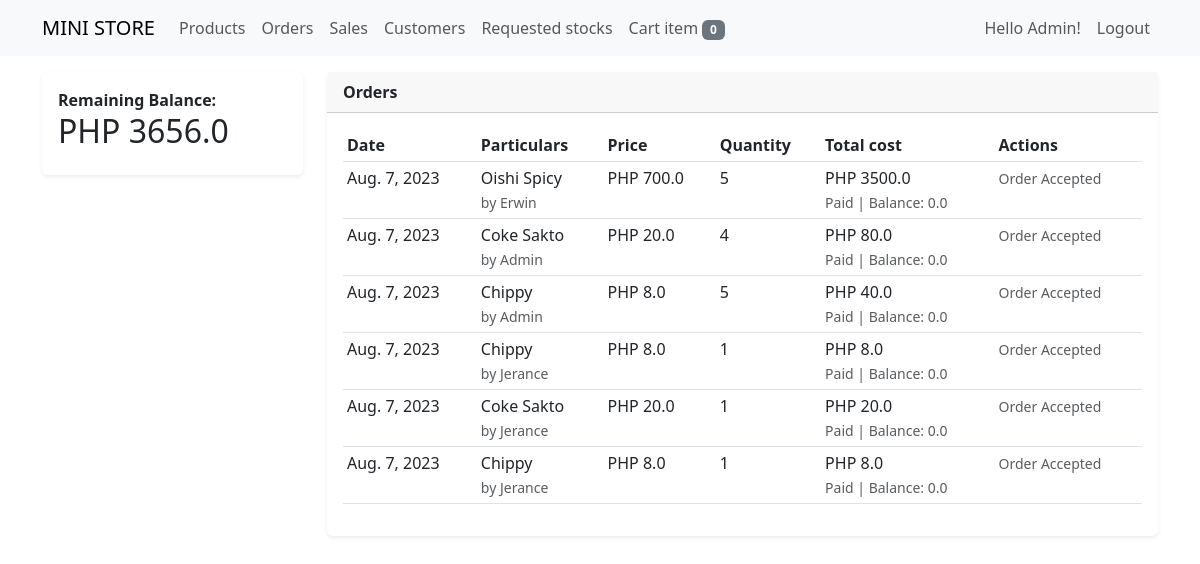
Page /orders (signed in) on the earlier database version.
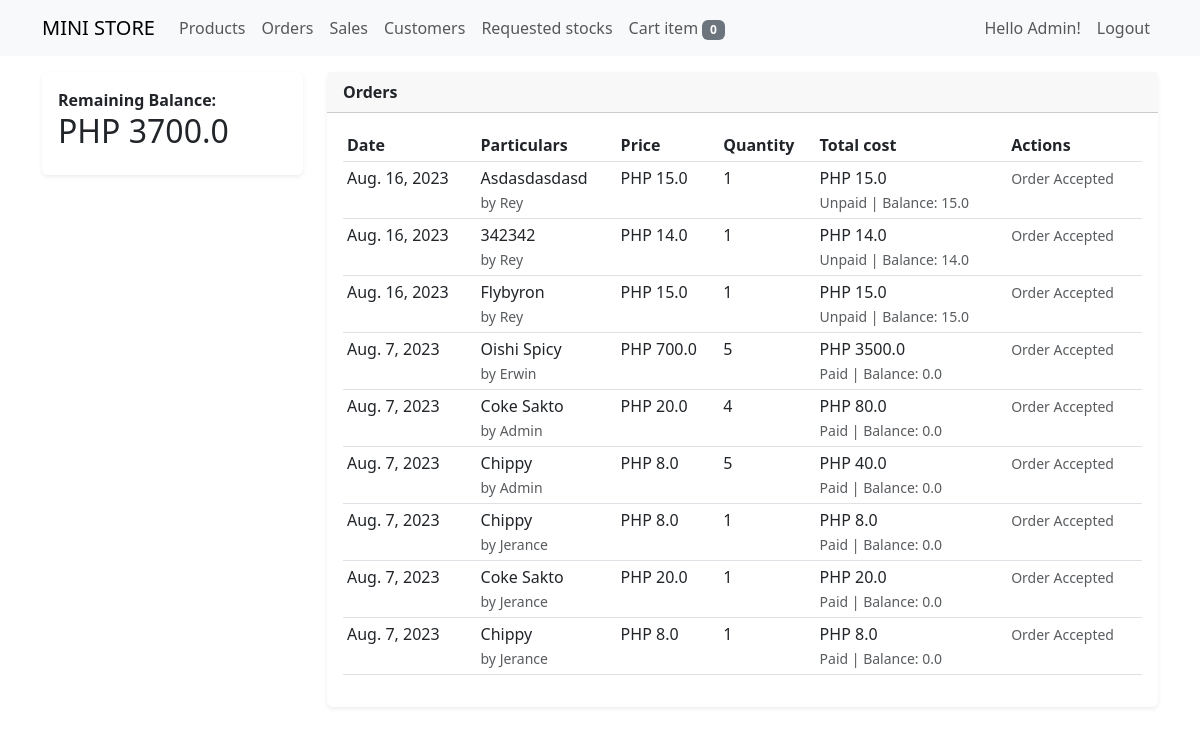
Same page on the later database version.
### store/models.py (models this page shows, shortened)
class OrderTransaction(models.Model):
    order_id = models.CharField(max_length=12, unique=True)
    customer = models.ForeignKey(User, on_delete=models.CASCADE)
    product = models.ForeignKey(Product, on_delete=models.CASCADE)
    price = models.FloatField()
    quantity = models.PositiveIntegerField()
    total_amount = models.FloatField()
    is_paid = models.BooleanField(default=False)
    is_accepted = models.BooleanField(default=False)
    created = models.DateTimeField(auto_now_add=True)
    class Meta:
        ordering = ['-is_accepted','-created']
    @property
    def get_cost(self):
        cost = self.price * self.quantity
        return cost
    @property
    def balance(self):
        if not self.is_paid:
            balance = self.get_cost
        else:
            balance = 0.0
        return balance

class TimeStampedModel(models.Model):
    created = models.DateTimeField(auto_now_add=True)
    updated = models.DateTimeField(auto_now=True)
    class Meta:
        ordering = ('-updated','-created')

class Product(TimeStampedModel):
    user = models.ForeignKey(User, on_delete=models.CASCADE)
    bar_code = models.CharField(max_length=20, unique=True)
    name = models.CharField(max_length=200)
    category = models.ForeignKey(Category, on_delete=models.CASCADE, blank=True, null=True)
    cost = models.FloatField()
    price = models.FloatField()
    quantity = models.IntegerField()
    image = models.ImageField(upload_to=image_directory_path, blank=True, null=True)
    on_display = models.BooleanField(default=True, verbose_name="this product is available?")

### store/views/order_view.py (the view)
# urls.py: path('orders', order_view, name='order_view'),
@login_required
def order_view(request):
    if request.user.is_superuser:
        orders = OrderTransaction.objects.all()
        balance = orders.filter(Q(is_paid=False) and Q(is_accepted=True)).aggregate(total=(Sum(F('price') * F('quantity'))))
    else:
        orders = OrderTransaction.objects.filter(customer=request.user)
        balance = orders.filter(Q(is_paid=False) and Q(is_accepted=True)).aggregate(total=(Sum(F('price') * F('quantity'))))
    cart = Cart(request)
    cart_items = cart.__len__()
    context = {
        "title": "orders",
        "orders": orders,
        "cart_items": cart_items,
        "balance": balance['total']
    }
    return render(request, 'order_view.html', context)

### store/cartitem.py (called while the page is built)
    def __len__(self):
        return sum(item['quantity'] for item in self.cart.values())

### store/templates/order_view.html (shortened to what this page needs)
{% extends 'base.html' %}
{% block content %}
<div class="row">
    <div class="col-sm-3">
        <div class="card border-0 shadow-sm mt-3">
            <div class="card-body">
                <strong>Remaining Balance:</strong>
                <h2>PHP {{ balance }}</h2>
            </div>
        </div>
    </div>
    <div class="col-sm-9">
        <div class="card border-0 shadow-sm mt-3">
            <div class="card-header">
                <strong>Orders</strong>
            </div>
            <div class="card-body">
                <table class="table table-sm" id="myTable">
                    <thead>
                        <tr>
                            <th>Date</th>
                            <th>
                                Particulars
                            </th>
                            <th>Price</th>
                            <th>Quantity</th>
                            <th>Total cost</th>
                            <th>Actions</th>
                        </tr>
                    </thead>
                    <tbody>
                        {% for order in orders %}
                        <tr>
                            <td>{{ order.created|date }}</td>
                            <td>
                                {{order.product.name|title}} <br>
                                <small class="text-muted">by {{order.customer.username|title}}</small>
                            </td>
                            <td>PHP {{order.price}}</td>
                            <td>{{order.quantity}}</td>
                            <td>
                                PHP {{ order.get_cost }} <br>
                                <small class="text-muted">
                                    {% if not order.is_paid %}
                                    Unpaid
                                    {% else %}
                                    Paid
                                    {% endif %}
                                    | Balance: {{ order.balance }}
                                </small>
                            </td>
                            <td>
                                {% if order.is_accepted %}
                                <small class="text-muted">Order Accepted</small>
                                {% endif %}
                            </td>
                        </tr>
                        {% endfor %}
                    </tbody>
                </table>
            </div>
        </div>
    </div>
</div>
{% endblock %}

### templates/base.html (shortened to what this page needs)
{% load static %}
{% load crispy_forms_tags %}
<!DOCTYPE html>
<html lang="en">
<head>
    <link href="https://cdn.jsdelivr.net/npm/bootstrap@5.3.0/dist/css/bootstrap.min.css" rel="stylesheet">
    <link rel="stylesheet" href="https://cdnjs.cloudflare.com/ajax/libs/font-awesome/6.4.0/css/all.min.css" />
    <link href="https://cdn.datatables.net/v/bs5/jq-3.7.0/dt-1.13.5/datatables.min.css" rel="stylesheet"/>
</head>
<body>
    {% if request.user.is_anonymous %}
        {% block login %}
        {% endblock %}
    {% else %}
    {% include 'includes/navigation.html' %}
    <div class="container">
        {% block content %}
        {% endblock %}
    </div>
    {% endif %}
</body>
</html>

### templates/includes/navigation.html (shortened to what this page needs)
{% load crispy_forms_tags %}
<nav class="navbar navbar-expand-lg bg-body-tertiary" style="background-color: #222;">
    <div class="container">
      <a class="navbar-brand" href="{% url 'store:product_view' %}">MINI STORE</a>
      <div class="collapse navbar-collapse" id="navbarSupportedContent">
        <ul class="navbar-nav me-auto mb-2 mb-lg-0">
          <li class="nav-item">
            <a class="nav-link" aria-current="page" href="{% url 'store:product_view' %}">Products</a>
          </li>
          <li class="nav-item">
            <a class="nav-link" aria-current="page" href="{% url 'store:order_view' %}">Orders</a>
          </li>
          {% if perms.auth.view_ordertransaction %}
          <li class="nav-item">
            <a class="nav-link" aria-current="page" href="{% url 'store:sales_view' %}">Sales</a>
          </li>
          {% endif %}
          {% if perms.auth.view_user %}
          <li class="nav-item">
            <a class="nav-link" aria-current="page" href="{% url 'store:customer_view' %}">Customers</a>
          </li>
          {% endif %}
          {% if perms.store.view_itemrequest %}
          <li class="nav-item">
            <a class="nav-link" aria-current="page" href="{% url 'store:item_request_view' %}">Requested stocks</a>
          </li>
          {% endif %}
          <li class="nav-item">
            <a class="nav-link" href="{% url 'store:pos_view' %}">Cart {% if cart_items > 1 %}items <span class="badge text-bg-success"> {{ cart_items }}{% else %}item <span class="badge text-bg-secondary"> {{ cart_items }}{% endif %}</span></a>
          </li>
        </ul>
        <ul class="navbar-nav float-end mb-2 mb-lg-0">
          {% if request.user.is_authenticated %}
          <li class="nav-item">
            <span class="nav-link" aria-current="page">Hello {{request.user.username|title}}!</span>
          </li>
          <li class="nav-item">
            <a class="nav-link" aria-current="page" href="#" data-bs-toggle="modal" data-bs-target="#logoutUser">Logout</a>
          </li>
          {% endif %}
        </ul>
      </div>
    </div>
</nav>

Differences in the rows shown:
added OrderTransaction: created "Aug. 16, 2023", product.name "Asdasdasdasd", customer.username "Rey", price "15.0", quantity "1", get_cost "15.0", shows "Unpaid", balance "15.0", is_accepted "Order Accepted"
added OrderTransaction: created "Aug. 16, 2023", product.name "342342", customer.username "Rey", price "14.0", quantity "1", get_cost "14.0", shows "Unpaid", balance "14.0", is_accepted "Order Accepted"
added OrderTransaction: created "Aug. 16, 2023", product.name "Flybyron", customer.username "Rey", price "15.0", quantity "1", get_cost "15.0", shows "Unpaid", balance "15.0", is_accepted "Order Accepted"
Other differences:
{{ balance }}: "3656.0" → "3700.0"
